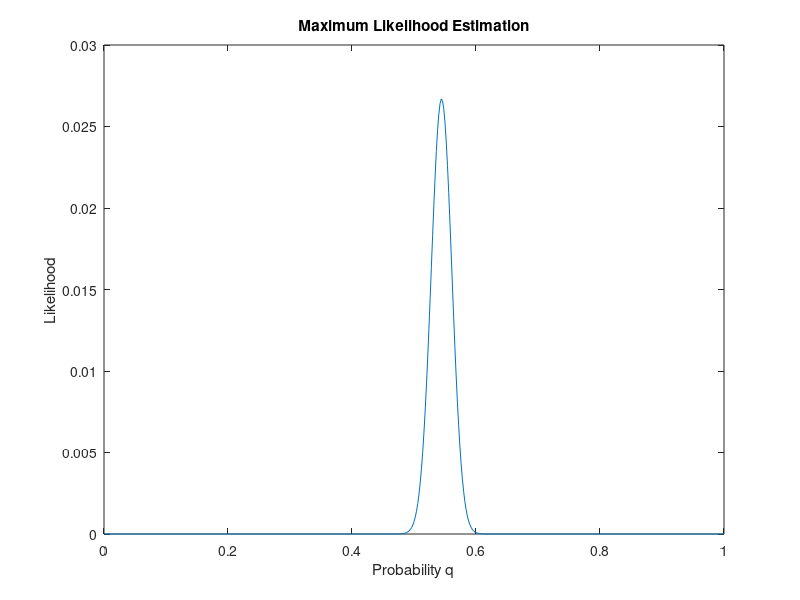

This figure's MATLAB source:
%% Experiment 9: Maximum Likelihood Estimation

%{
     Name:- Smit Shah
     Date:- 26/10/2020
%}

% Tools/Software Required: MATLAB

%% Theory

%{
    In statistics, maximum likelihood estimation (MLE) is a method of estimating the parameters of a probability distribution by maximizing a likelihood function, so that under the assumed statistical model the observed data is most probable.

    The point in the parameter space that maximizes the likelihood function is called the maximum likelihood estimate. The logic of maximum likelihood is both intuitive and flexible, and as such the method has become a dominant means of statistical inference.
%}

%% Code and Result

clc %for clearing the command window
close all %for closing all the window except command window
clear all %for deleting all the variables from the memory

d = 410; % Number of bits in error
n = 90*10; % Total number of bits sent
k = n-d; % Number of Bits NOT in error
q = 0:0.002:1; % Range of success probability of test likelihood

y = binopdf(k,n,q); % Assuming binomial distribution

plot(q,y);
xlabel('Probability q');
ylabel('Likelihood');
title('Maximum Likelihood Estimation');
[maxY, maxIndex] = max(y); % Finding the max and it's index

disp(sprintf('MLE of q is %f', q(maxIndex))) % Print the probability corresponding to the max(y)

%% Conclusion

%{
    Hence, we can observe the maximum likelihood for the assumed binomial
    distribution.
%}